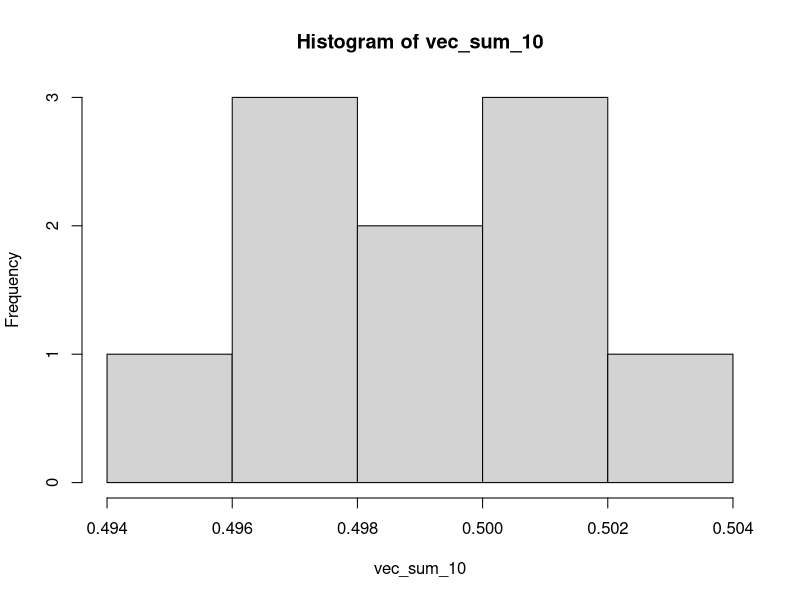
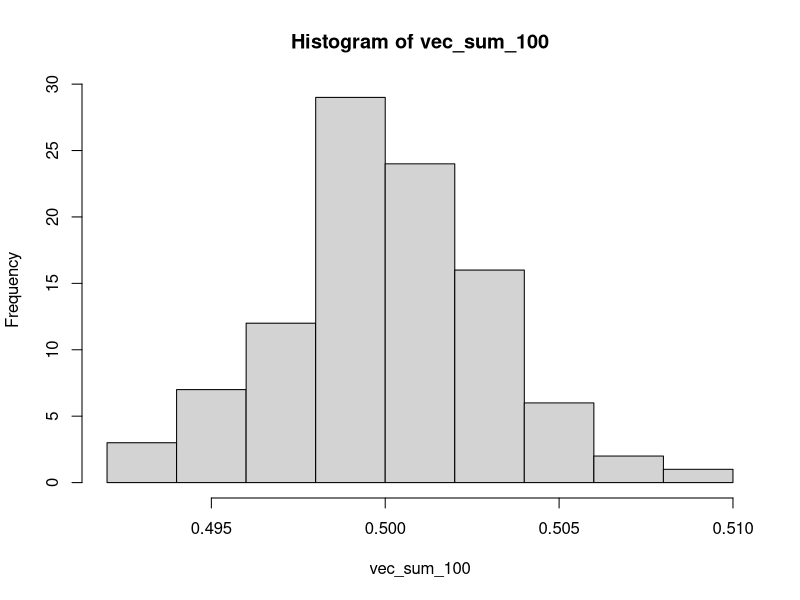
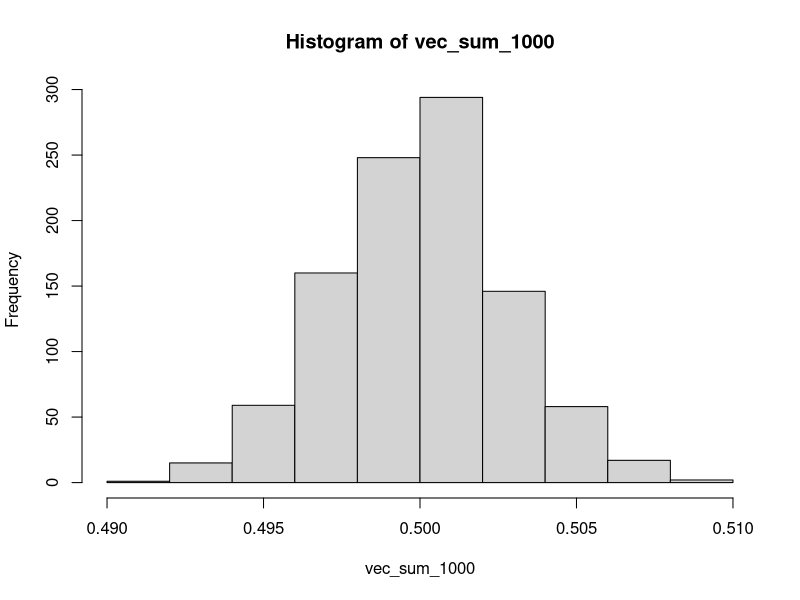

These charts were generated, in order, by the following R code:
## ---- chunk 1
set.seed(9876)
n_nr_comp <- 10
n_nr_sample <- 10000
## ---- chunk 2
sample_comp_sum <- function(pn_nr_comp, pn_nr_sample){
  return(sapply(1:pn_nr_comp, 
                function(x, y) sum(runif(y))/y,
                pn_nr_sample))
}
## ---- chunk 3
sample_comp_sum(pn_nr_comp = 10, pn_nr_sample = 20)
## ---- chunk 4
vec_sum_10 <- sample_comp_sum(pn_nr_comp = 10, pn_nr_sample = n_nr_sample)
hist(vec_sum_10)
## ---- chunk 5
vec_sum_100 <- sample_comp_sum(pn_nr_comp = 100, pn_nr_sample = n_nr_sample)
hist(vec_sum_100)
## ---- chunk 6
vec_sum_1000 <- sample_comp_sum(pn_nr_comp = 1000, pn_nr_sample = n_nr_sample)
hist(vec_sum_1000)
